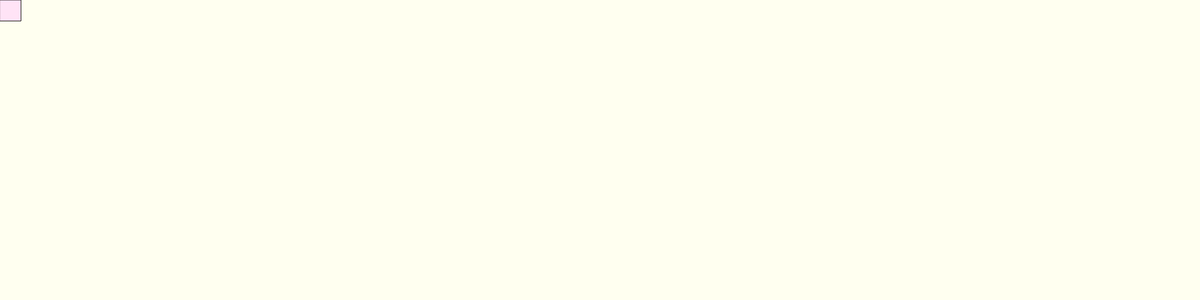
Frame 1 (no input)
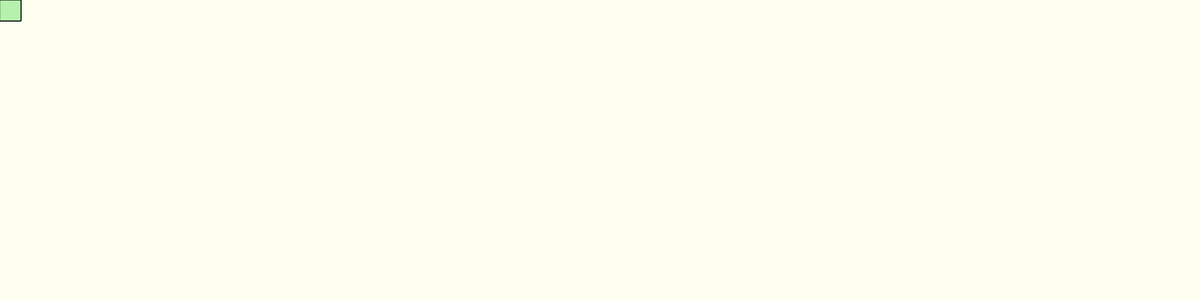
Frame 60 (no input)
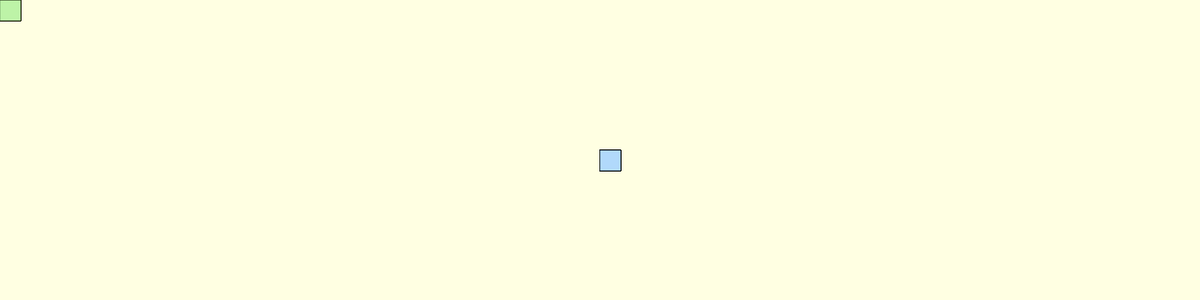
Frame 120 (the mouse pressed at the canvas centre since frame 60)

The p5.js sketch that drew these frames (run headless with seeded random() and noise() and a simulated clock; from frame 60 on, the mouse is pressed at the canvas centre):

// p5.js sketch
// ── sketch.js
// Sketch Title - for MuW201 Tangible Computing, 2019
// Firstname Lastname 
// GitHub Username
// Date 
var col = {
    r:255,
    g:0,
    b:0
};

function setup (){
	createCanvas(2000,500);
	// background
	background(250, 250, 100, 25);
}

function draw() {
	col.r = random(100,500);
    col.g = random(100,500);
    col.b = random(100,500);

	fill(col.r, col.g, col.b, 100);
	rect(mouseX, mouseY, 35, 35);
 

//rectangle
//fill(200, 250, 200);
//rect(400, 100, 50, 50);
}
	
function mousePressed() {
	background(250, 250, 100, 25);
}

	
